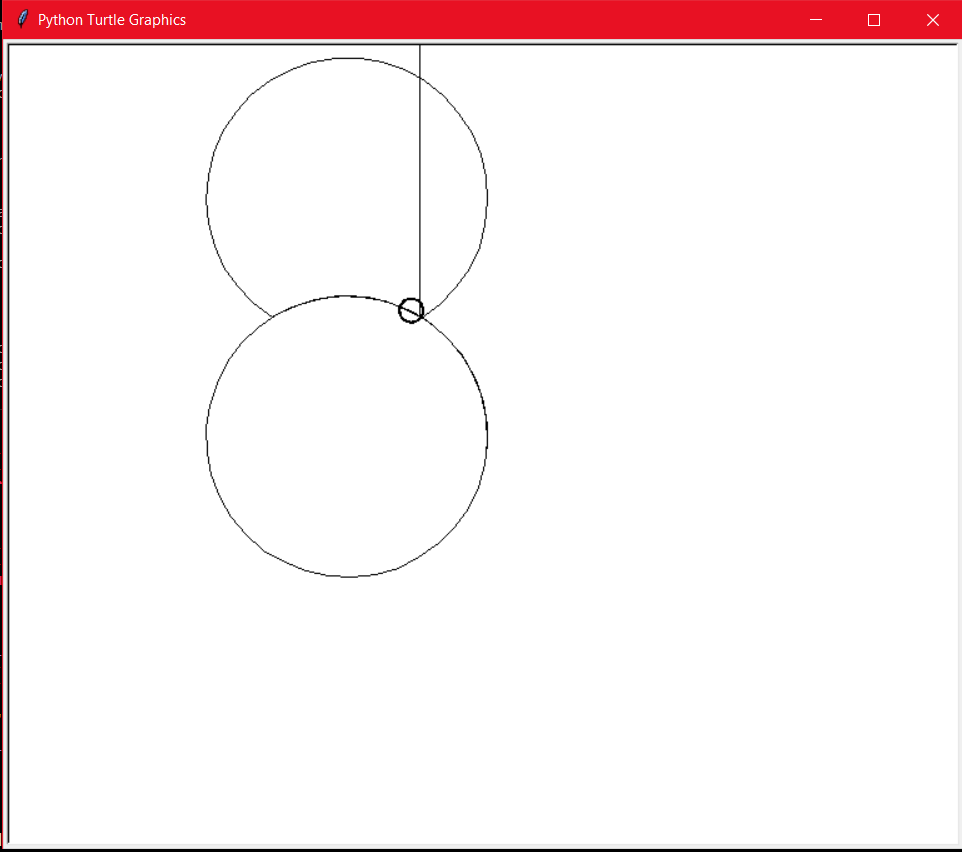

Here is the Python script that generated this plot:
import math
import turtle as t
import numpy as np

# MAGIC NUMBERS
scale = 15  # scale factor for windo use

w = .3     # width of the bot
l = .5     # length of the bot

vr = 0     # velocity of the right wheel
vl = 0     # velocity of the left wheel

step = .1   # time between calculations (seconds)

# radians per second
def phiDot(vl, vr, w):
    return (vr - vl)/w  

# x axis movement
def xDot(vl, vr, phi):
    return -((vr + vl) / 2) * np.sin(phi)        

# y axis movement
def yDot(vl, vr, phi):
     return ((vr + vl) / 2) * np.cos(phi) 

DoC = [5, 3, 8, 10]                          # array with numbers for duration of command 
left = [1, -1, .8, 2]                        # array with numbers for left wheel velocities
right = [1.5, -1.5, -2, 2]                   # array with numbers for right wheel velocities

t.shape("turtle")
t.speed(10)
t.penup

time = 0
t.setheading(math.pi / 2)
phi = math.pi / 2
x = 0
y = 0

for i in range (0, len(left)):
    vl = left[i]
    vr = right[i]
    dur = time + DoC[i]
    print("Angular Velocity: " + str(phiDot(vl, vr, w)) + " Radians/second")

    while time < dur:
        phi = phiDot(vl, vr, w) * time
        x += xDot(vl, vr, phi) * scale
        y += yDot(vl, vr, phi) * scale
        t.goto(x, y)
        time += step

t.mainloop()
